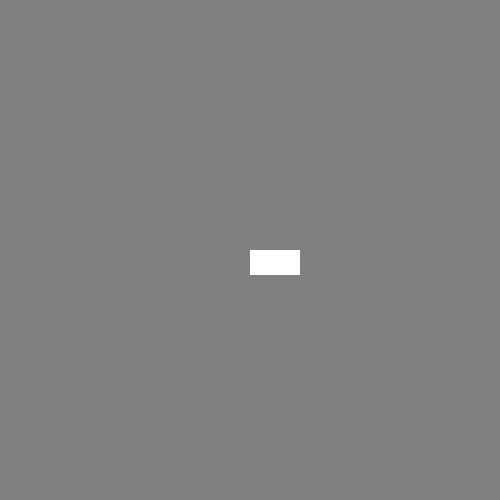
Frame 1 (no input)
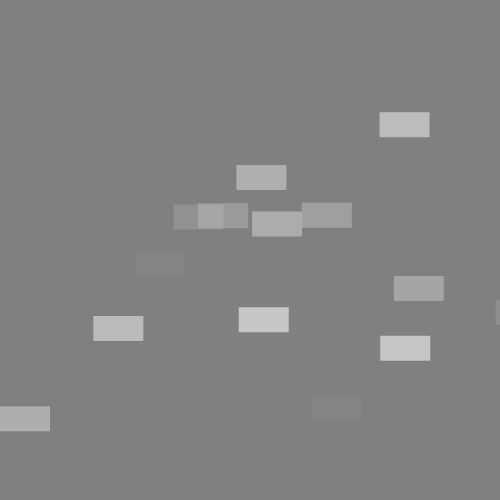
Frame 60 (no input)
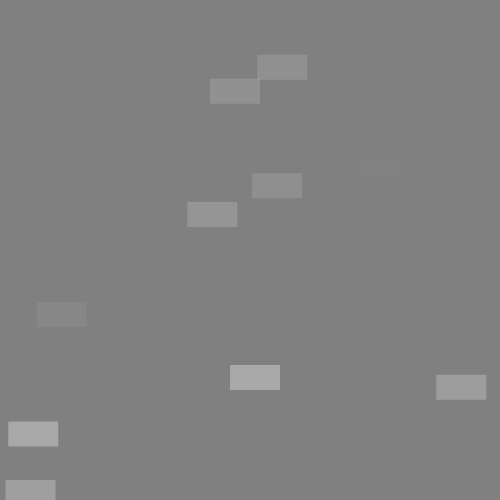
Frame 120 (the mouse pressed at the canvas centre since frame 60)

The p5.js sketch that drew these frames (run headless with seeded random() and noise() and a simulated clock; from frame 60 on, the mouse is pressed at the canvas centre):

// p5.js sketch
// ── sketch.js
let cars = [];

function setup() {
  createCanvas(500, 500);
  noStroke() ;

 for (let i = 0; i < 20; i++) {
   cars.push(new Car());
 }

}

function draw() {
  background('grey');


  for (let i = 0; i < cars.length; i++) {
    cars[i].display() ;
      cars[i].move() ;
      if (cars[i].a <= 0) cars.splice(i, 1) ;
  }
}


class Car {
  constructor() {
    // attributes
    this.pos = createVector(width/2, height/2) ;
    this.vel = createVector(random(-10, 10), random(-10, 10)) ;
    this.a = random(200) ;
  }

  // methods
  display() {
    fill(255, this.a);
    rect(this.pos.x, this.pos.y, 50, 25);
  }
  move() {
    this.pos.add(this.vel) ;
    this.a -= 1;
    if (this.pos.x > width) this.pos.x = 0;
    if (this.pos.x < 0) this.pos.x = width;
    if (this.pos.y > height) this.pos.y = 0;
    if (this.pos.y < 0) this.pos.y = height;
  }
}
